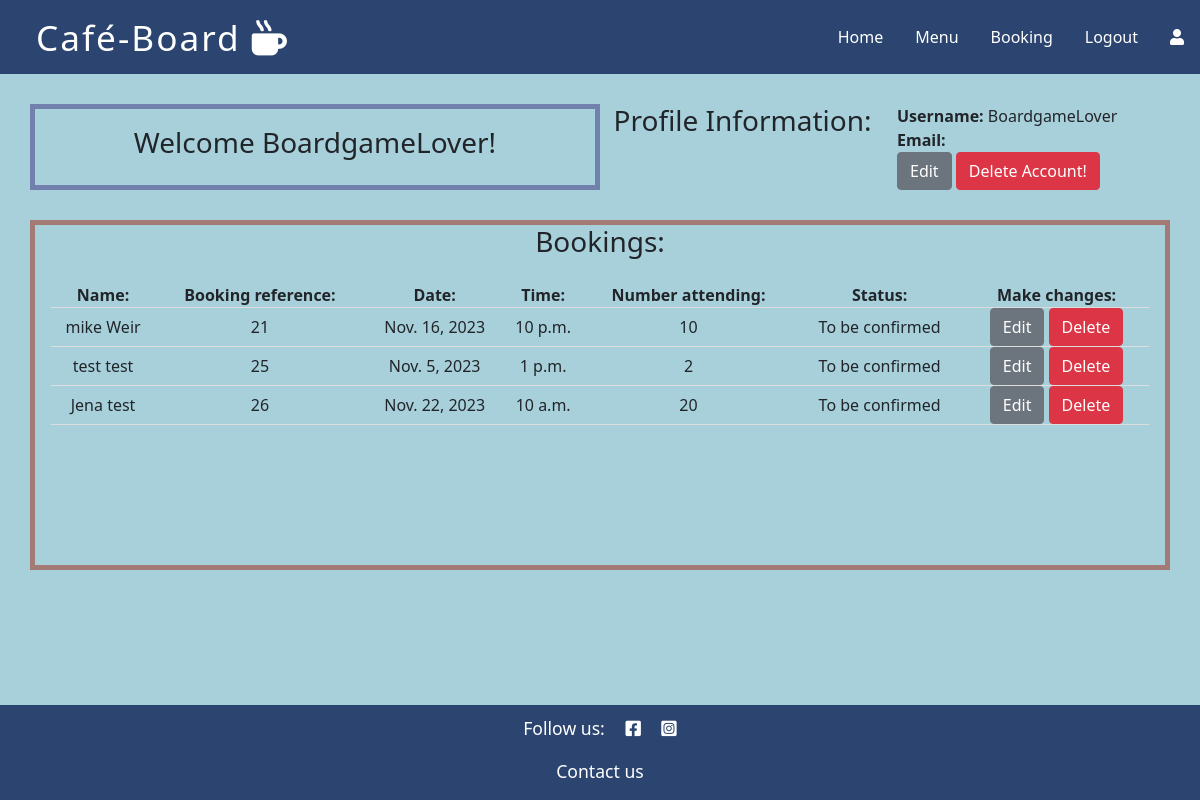
The app's page /bookings/display_booking (signed in) with its own data.
### booking/models.py (models this page shows, shortened)
class Booking(models.Model):
    booking_date = models.DateField()
    booking_time = models.TimeField()
    number_attending = models.IntegerField(default=2)
    booking_status = models.IntegerField(choices=BOOKING_STATUS, default=0)
    customer = models.ForeignKey(Customer, on_delete=models.CASCADE)

class Customer(models.Model):
    first_name = models.CharField(max_length=80)
    last_name = models.CharField(max_length=80)
    email = models.EmailField()
    phone_number = models.CharField(max_length=20)
    user = models.ForeignKey(User, on_delete=models.CASCADE)

### booking/views.py (the view)
# urls.py: path('display_booking', views.display_booking, name='display_booking'),
def display_booking(request):
    customer = Customer.objects.filter(user=request.user)
    bookings = Booking.objects.filter(customer__in=customer)
    context = {
        'bookings': bookings,
    }
    return render(request, 'profile.html', context)

### templates/profile.html (shortened to what this page needs)
{% extends "base.html" %} {% block content %}
<section class="container profile">
  <div class="row">
    <div
      class="col-lg-6 col-md-6 col-sm-12 welcome d-flex justify-content-center align-items-center">
        <h3>Welcome {{user.username}}!</h3>
    </div>
    <div class="col-lg-3 col-md-3 text-center">
      <h3>Profile Information:</h3>
    </div>
    <div class="col-lg-3 col-md-3">
      <span><strong>Username:</strong> {{ user.username }}</span><br />
      <span><strong>Email:</strong> {{ user.email }}</span><br />
      <a href="{% url 'edit_user' user.id %}" aria-label="Navigates to edit user form" id="edit-account">
        <button class="btn btn-secondary">Edit</button>
      </a>
      <button type="button" class="btn btn-danger" data-bs-toggle="modal" data-bs-target="#accountDeleteModal" aria-label="Delete account">
        Delete Account!
      </button>
    </div>
  </div>
</section>
{% if bookings %}
<section class="container bookings">
  <div class="row">
    <div class="col-sm-12 text-center">
      <h3>Bookings:</h3>
    </div>
    <div class="card-body text-center">
      <table id="booking-table">
        <tr>
          <th>Name:</th>
          <th>Booking reference:</th>
          <th>Date:</th>
          <th>Time:</th>
          <th>Number attending:</th>
          <th>Status:</th>
          <th>Make changes:</th>
        </tr>
        {% for booking in bookings %}
        <tr>
          <td>
            {{ booking.customer.first_name }} {{booking.customer.last_name}}
          </td>
          <td>{{ booking.id }}</td>
          <td>{{ booking.booking_date }}</td>
          <td>{{ booking.booking_time }}</td>
          <td>{{booking.number_attending}}</td>
          {% if booking.booking_status == 0 %}
          <td>To be confirmed</td>
          <td>
            <a href="{% url 'edit_booking' booking.id booking.customer.id %}" aria-label="Edit booking">
                <button class="btn btn-secondary">Edit</button>
            </a>
            <a href="{% url 'delete_booking' booking.id booking.customer.id %}" aria-label="Delete booking">
                <button class="btn btn-danger">Delete</button>
            </a>
          </td>
          {% endif %} {% endfor %}
        </tr>
      </table>
    </div>
  </div>
</section>
{% endif %} {%endblock%}

### static/css/style.css (style rules this page uses)
* { padding: 0; margin: 0; }
body { background-color: #A8D0DB; }
.card-body { height: 150px; }
.profile { margin-top: 30px; }
.welcome { border: 5px solid #7180AC; }
.bookings { margin-top: 30px; border: 5px solid #A37A74; height: 350px; overflow-y: scroll; }
.bookings tr { border-bottom: 1px solid #ddd; }
#booking-table { width: 100%; }
td > a { text-decoration: none; }
#edit-account { text-decoration: none; }

### records on screen
Booking: customer.first_name "mike", customer.last_name "Weir", id "21", booking_date "Nov. 16, 2023", booking_time "10 p.m.", number_attending "10", booking_status "To be confirmed"
Booking: customer.first_name "test", customer.last_name "test", id "25", booking_date "Nov. 5, 2023", booking_time "1 p.m.", number_attending "2", booking_status "To be confirmed"
Booking: customer.first_name "Jena", customer.last_name "test", id "26", booking_date "Nov. 22, 2023", booking_time "10 a.m.", number_attending "20", booking_status "To be confirmed"

### other values on screen
{{ user.username }} "BoardgameLover"
